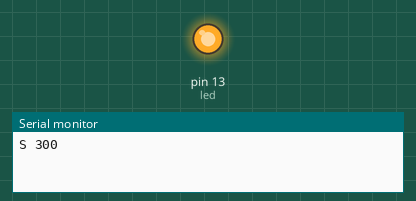
This sketch was run on a simulated Arduino Uno, built with avr-gcc and run on an emulated ATmega328P. Parts: output pins drawn as LEDs (lit = HIGH), the last lines printed to the serial monitor.

Above: at 0.15 s.
At 8.9 s:
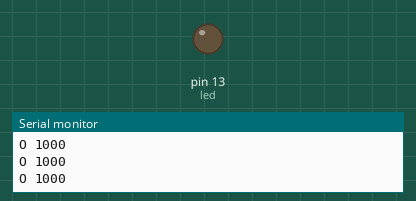
Timing chart, 0 to 12.9 s (numbered marks = the images above):
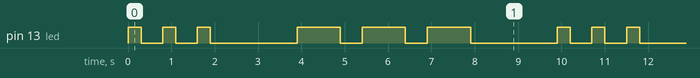

The sketch:

MorseSketch_mar06.ino
```cpp
const int led = 13;
const int SHORT_BLINK = 300;
const int LONG_BLINK = 1000;
const int ARR_SIZE = 6;
String testWord = "SOS";
typedef struct keyAndValue_ {
  char keyLetter;
  int value[ARR_SIZE];
} keyAndValue_t;

  keyAndValue_t myMorseArray[] = {
   {'A',{SHORT_BLINK,LONG_BLINK}},
   {'B',{LONG_BLINK,SHORT_BLINK, SHORT_BLINK, SHORT_BLINK}},
   {'C',{LONG_BLINK,SHORT_BLINK,LONG_BLINK,SHORT_BLINK}},
   {'D',{LONG_BLINK,SHORT_BLINK,SHORT_BLINK}},
   {'E',{SHORT_BLINK}},
   {'F',{SHORT_BLINK,SHORT_BLINK,LONG_BLINK,SHORT_BLINK}},
   {'G',{LONG_BLINK,LONG_BLINK,SHORT_BLINK}},
   {'H',{SHORT_BLINK,SHORT_BLINK,SHORT_BLINK,SHORT_BLINK}},
   {'I',{SHORT_BLINK,SHORT_BLINK}},
   {'J',{SHORT_BLINK,LONG_BLINK,LONG_BLINK,LONG_BLINK }},
   {'K',{LONG_BLINK,SHORT_BLINK,LONG_BLINK}},
   {'L',{SHORT_BLINK,LONG_BLINK,SHORT_BLINK,SHORT_BLINK}},
   {'M',{LONG_BLINK,LONG_BLINK}},
   {'N',{LONG_BLINK,SHORT_BLINK}},
   {'O',{LONG_BLINK,LONG_BLINK,LONG_BLINK}},
   {'P',{SHORT_BLINK,LONG_BLINK,LONG_BLINK,SHORT_BLINK}},
   {'Q',{LONG_BLINK,LONG_BLINK,SHORT_BLINK,LONG_BLINK}},
   {'R',{SHORT_BLINK,LONG_BLINK,SHORT_BLINK}},
   {'S',{SHORT_BLINK,SHORT_BLINK,SHORT_BLINK}},
   {'T',{LONG_BLINK}},
   {'U',{SHORT_BLINK,SHORT_BLINK,LONG_BLINK}},
   {'V',{SHORT_BLINK,SHORT_BLINK,SHORT_BLINK,LONG_BLINK}},
   {'W',{SHORT_BLINK,LONG_BLINK,LONG_BLINK}},
   {'X',{LONG_BLINK,SHORT_BLINK,SHORT_BLINK,LONG_BLINK}},
   {'Y',{LONG_BLINK,SHORT_BLINK,LONG_BLINK,LONG_BLINK}},
   {'Z',{LONG_BLINK,LONG_BLINK,SHORT_BLINK,SHORT_BLINK}},
   {'1',{SHORT_BLINK,LONG_BLINK,LONG_BLINK,LONG_BLINK,LONG_BLINK}},
   {'2',{SHORT_BLINK,SHORT_BLINK,LONG_BLINK,LONG_BLINK,LONG_BLINK}},
   {'3',{SHORT_BLINK,SHORT_BLINK,SHORT_BLINK,LONG_BLINK,LONG_BLINK}},
   {'4',{SHORT_BLINK,SHORT_BLINK,SHORT_BLINK,SHORT_BLINK,LONG_BLINK}},
   {'5',{SHORT_BLINK,SHORT_BLINK,SHORT_BLINK,SHORT_BLINK,SHORT_BLINK}},
   {'6',{LONG_BLINK,SHORT_BLINK,SHORT_BLINK,SHORT_BLINK,SHORT_BLINK}},
   {'7',{LONG_BLINK,LONG_BLINK,SHORT_BLINK,SHORT_BLINK,SHORT_BLINK}},
   {'8',{LONG_BLINK,LONG_BLINK,LONG_BLINK,SHORT_BLINK,SHORT_BLINK}},
   {'9',{LONG_BLINK,LONG_BLINK,LONG_BLINK,LONG_BLINK,SHORT_BLINK}},
   {'0',{LONG_BLINK,LONG_BLINK,LONG_BLINK,LONG_BLINK,LONG_BLINK}}
};

void setup() {
  pinMode(led, OUTPUT);
  Serial.begin(9600);
}

void loop() {
  for(int i = 0; i< sizeof(testWord.length()); i++){
  for(int j=0; j <= sizeof(myMorseArray)/sizeof(*myMorseArray); j++){
    char writeKey = myMorseArray[j].keyLetter;
    if(writeKey == testWord[i]){
      for(int k = 0; k<ARR_SIZE; k++){
        if(myMorseArray[j].value[k]!=0){
          Serial.print(testWord[i]);
          Serial.print(" ");
          Serial.println(myMorseArray[j].value[k]);

          digitalWrite(led, HIGH);
          delay(myMorseArray[j].value[k]);
          digitalWrite(led, LOW);
          }
          delay(500);
        }

      }

    }

    }

}
```

Measured:
- by itself, pin 13 (led): repeats every 9.9 s: 2 × (LOW 0.50 s, HIGH 0.30 s), LOW 2.0 s, 2 × (HIGH 1.0 s, LOW 0.50 s), HIGH 1.0 s, LOW 2.0 s, HIGH 0.30 s
- by itself, everything shown: repeats every 9.9 s, in 12 steps
